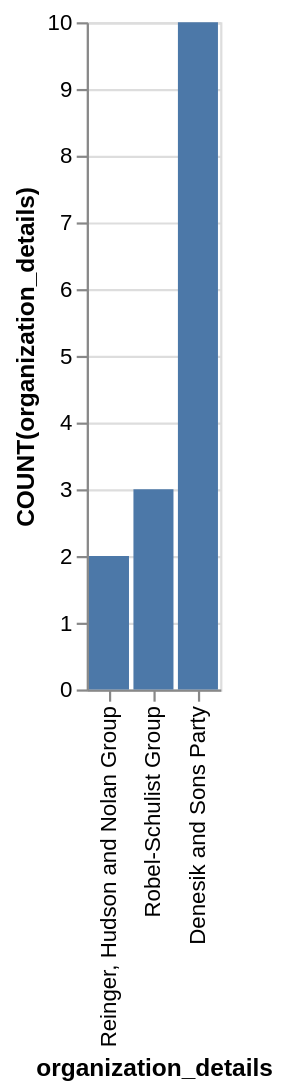

Vega-Lite specification stored for this chart:
### Vega-Lite specification from a JSON file in a GitHub repository (floating-point values rounded to 4 significant figures)
{"data": {"values": [{"x_data": "Denesik and Sons Party", "y_data": 10}, {"x_data": "Reinger, Hudson and Nolan Group", "y_data": 2}, {"x_data": "Robel-Schulist Group", "y_data": 3}]}, "mark": "bar", "encoding": {"x": {"field": "x_data", "type": "nominal", "title": "organization_details", "sort": {"op": "sum", "field": "y_data", "order": "ascending"}}, "y": {"field": "y_data", "type": "quantitative", "title": "COUNT(organization_details)"}}}
